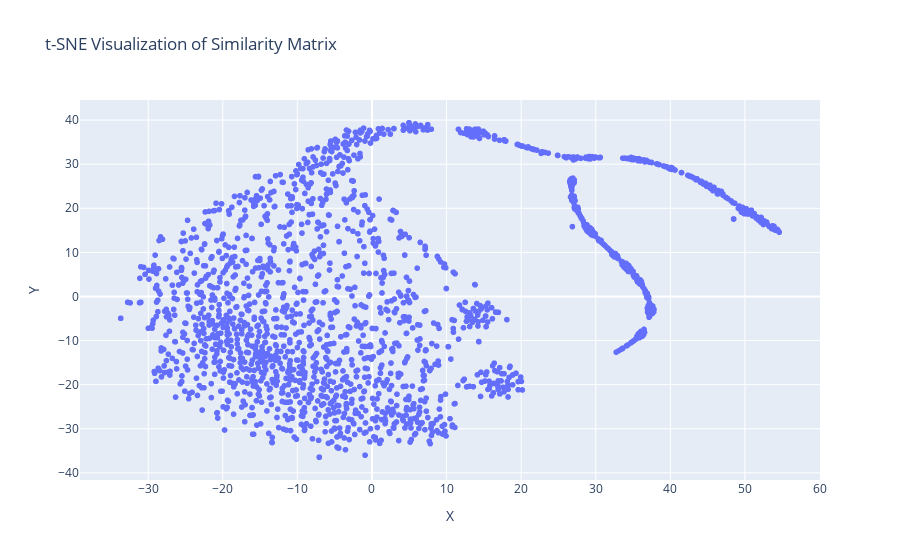

The notebook cell saved with this chart:
### Code cell
from sklearn.manifold import TSNE
import plotly.express as px

# Assuming similarity_matrix is your cosine similarity matrix
tsne = TSNE(n_components=2, random_state=42)
embedded = tsne.fit_transform(similarity_matrix)

# Create DataFrame for visualization
tsne_df = pd.DataFrame({'X': embedded[:, 0], 'Y': embedded[:, 1]})

# Plot with Plotly
fig = px.scatter(tsne_df, x='X', y='Y', title='t-SNE Visualization of Similarity Matrix')
fig.show()

### Figure 1 — Plotly figure (JSON) as saved in the notebook; plotly's stock layout.template omitted (floating-point values rounded to 4 significant figures; data arrays with more than 128 entries replaced by an {"elided": "..."} marker saying what was removed)
{"data": [{"hovertemplate": "X=%{x}<br>Y=%{y}<extra></extra>", "legendgroup": "", "marker": {"color": "#636efa", "symbol": "circle"}, "mode": "markers", "name": "", "showlegend": false, "type": "scattergl", "x": {"elided": "1949 float values"}, "xaxis": "x", "y": {"elided": "1949 float values"}, "yaxis": "y"}], "layout": {"legend": {"tracegroupgap": 0}, "title": {"text": "t-SNE Visualization of Similarity Matrix"}, "xaxis": {"anchor": "y", "domain": [0, 1], "title": {"text": "X"}}, "yaxis": {"anchor": "x", "domain": [0, 1], "title": {"text": "Y"}}}}
